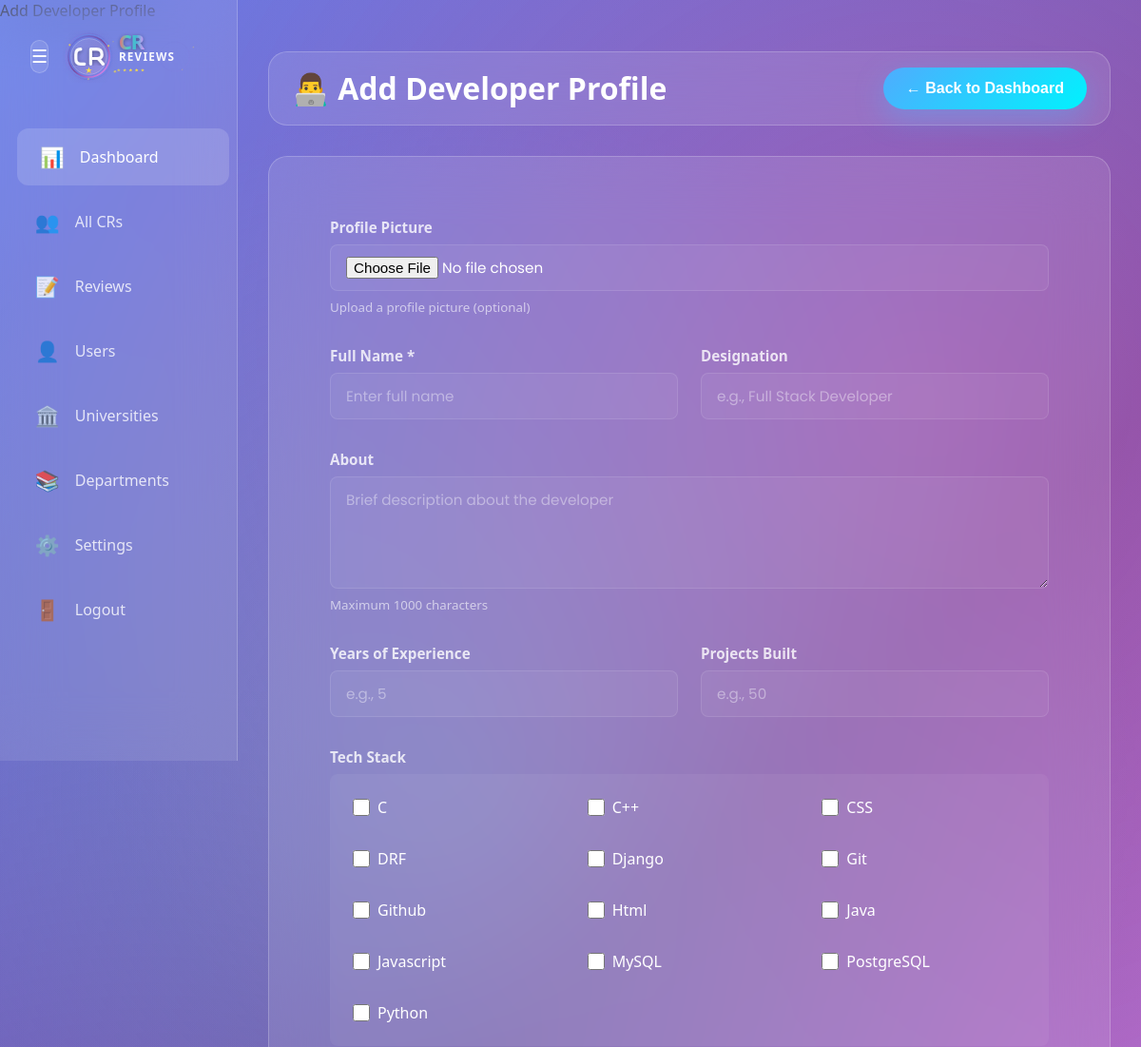
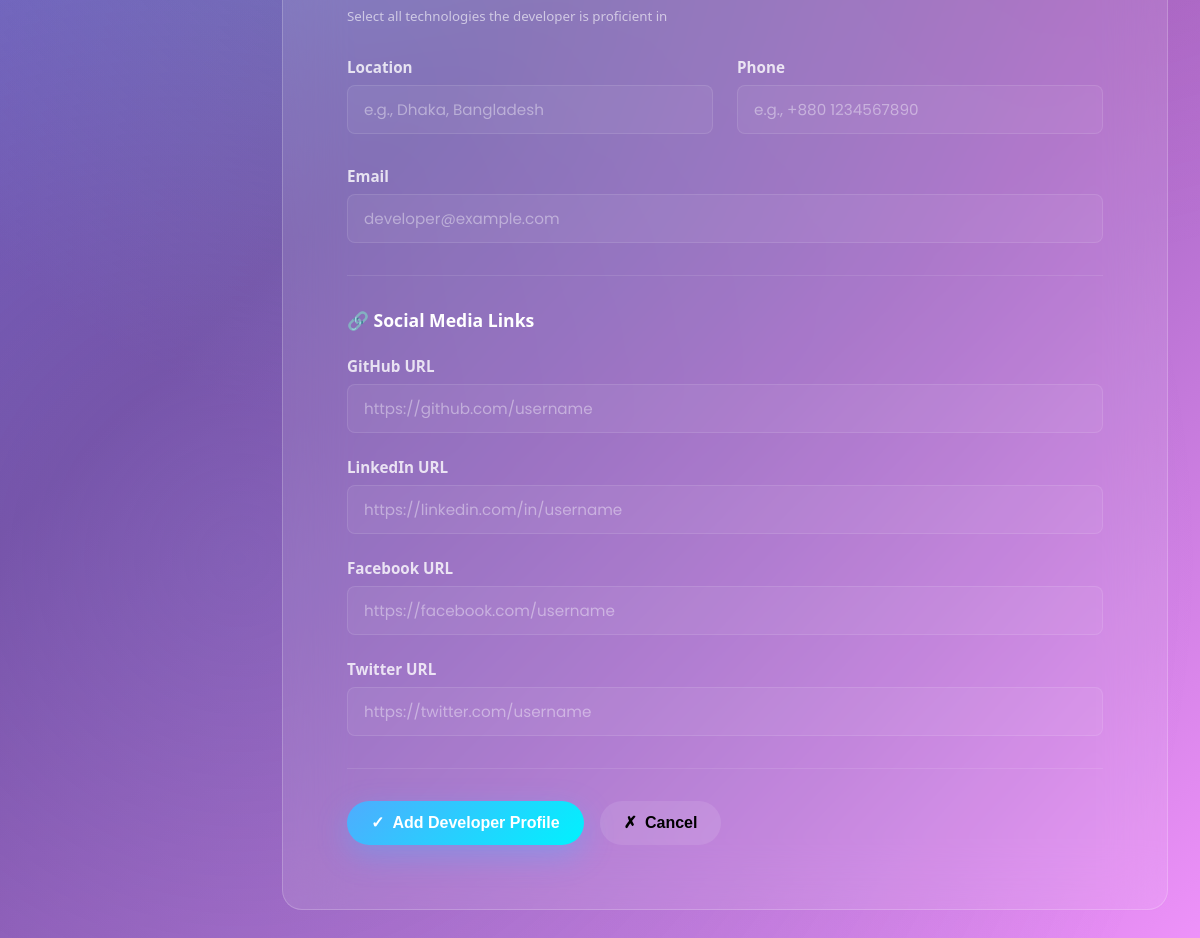
The page /admin_dashboard/developer/add/ (signed in) on the database its author committed (2 pictures, top to bottom).
### admin_dashboard/models.py (models this page shows, shortened)
class Teck_Stack(models.Model):
    title = models.CharField(max_length=100)
    created_at = models.DateTimeField(auto_now_add=True)
    is_read = models.BooleanField(default=False)
    class Meta:
        ordering = ['title']

### admin_dashboard/views.py (the view, shortened to what this page needs)
# urls.py: path('admin_dashboard/developer/add/', add_developer_profile, name='add_developer_profile'),
@staff_member_required
def add_developer_profile(request):
    tech_stacks = Teck_Stack.objects.all()
    context = {
        'tech_stacks': tech_stacks,
        'title': 'Add Developer Profile',
    }
    return render(request, 'admin_dashboard/add_developer_profile.html', context)

### templates/admin_dashboard/add_developer_profile.html (shortened to what this page needs)
{% load static %}
{% block content %}
<link rel="stylesheet" href="{% static 'style.css' %}">
<link rel="stylesheet" href="{% static 'admin_dashboard/admin_dashboard.css' %}">
<div class="dashboard-container1">
    {% include 'admin_dashboard/sidebar.html' %}
    <main class="main-content1">
        <div class="top-bar1">
            <h1 class="page-title1">👨‍💻 Add Developer Profile</h1>
            <button class="btn1 btn-primary1" onclick="window.location.href='{% url 'admin_dashboard' %}'">
                <span>← Back to Dashboard</span>
            </button>
        </div>
        <div class="dashboard-card1" style="max-width: 900px; margin: 2rem auto;">
            <form method="POST" enctype="multipart/form-data" style="padding: 2rem;">
                <div style="display: grid; gap: 2rem;">
                    <div>
                        <label class="form-label1">Profile Picture</label>
                        <input type="file" name="profile_picture" accept="image/*" class="form-input1">
                        <small style="color: rgba(255,255,255,0.6); display: block; margin-top: 0.5rem;">
                            Upload a profile picture (optional)
                        </small>
                    </div>
                    <div style="display: grid; grid-template-columns: 1fr 1fr; gap: 1.5rem;">
                        <div>
                            <label class="form-label1">Full Name *</label>
                            <input type="text" name="name" required class="form-input1"
                                   placeholder="Enter full name">
                        </div>
                        <div>
                            <label class="form-label1">Designation</label>
                            <input type="text" name="degisnation" class="form-input1"
                                   placeholder="e.g., Full Stack Developer">
                        </div>
                    </div>
                    <div>
                        <label class="form-label1">About</label>
                        <textarea name="about" rows="4" class="form-input1"
                                  placeholder="Brief description about the developer"
                                  maxlength="1000"></textarea>
                        <small style="color: rgba(255,255,255,0.6); display: block; margin-top: 0.5rem;">
                            Maximum 1000 characters
                        </small>
                    </div>
                    <div style="display: grid; grid-template-columns: 1fr 1fr; gap: 1.5rem;">
                        <div>
                            <label class="form-label1">Years of Experience</label>
                            <input type="number" name="years_of_experience" min="0" class="form-input1"
                                   placeholder="e.g., 5">
                        </div>
                        <div>
                            <label class="form-label1">Projects Built</label>
                            <input type="number" name="projects_built" min="0" class="form-input1"
                                   placeholder="e.g., 50">
                        </div>
                    </div>
                    <div>
                        <label class="form-label1">Tech Stack</label>
                        <div style="display: grid; grid-template-columns: repeat(auto-fill, minmax(200px, 1fr)); gap: 1rem;
                                    max-height: 300px; overflow-y: auto; padding: 1rem;
                                    background: rgba(255,255,255,0.05); border-radius: 8px;">
                            {% for tech in tech_stacks %}
                            <label style="display: flex; align-items: center; gap: 0.5rem; cursor: pointer;
                                          color: white; padding: 0.5rem; border-radius: 6px;
                                          transition: background 0.3s;">
                                <input type="checkbox" name="tech_stack" value="{{ tech.id }}"
                                       style="width: 18px; height: 18px; cursor: pointer;">
                                <span>{{ tech.title }}</span>
                            </label>
                            {% empty %}
                            <p style="color: rgba(255,255,255,0.6); grid-column: 1/-1;">
                                No technologies available. Please add technologies first.
                            </p>
                            {% endfor %}
                        </div>
                        <small style="color: rgba(255,255,255,0.6); display: block; margin-top: 0.5rem;">
                            Select all technologies the developer is proficient in
                        </small>
                    </div>
                    <div style="display: grid; grid-template-columns: 1fr 1fr; gap: 1.5rem;">
                        <div>
                            <label class="form-label1">Location</label>
                            <input type="text" name="location" class="form-input1"
                                   placeholder="e.g., Dhaka, Bangladesh">
                        </div>
                        <div>
                            <label class="form-label1">Phone</label>
                            <input type="tel" name="phone" class="form-input1"
                                   placeholder="e.g., +880 1234567890" maxlength="30">
                        </div>
                    </div>
                    <div>
                        <label class="form-label1">Email</label>
                        <input type="email" name="email" class="form-input1"
                               placeholder="developer@example.com">
                    </div>
                    <div style="border-top: 1px solid rgba(255,255,255,0.1); padding-top: 2rem;">
                        <h3 style="color: white; margin-bottom: 1.5rem; font-size: 1.1rem;">
                            🔗 Social Media Links
                        </h3>
                        <div style="display: grid; gap: 1.5rem;">
                            <div>
                                <label class="form-label1">GitHub URL</label>
                                <input type="url" name="github_url" class="form-input1"
                                       placeholder="https://github.com/username">
                            </div>
                            <div>
                                <label class="form-label1">LinkedIn URL</label>
                                <input type="url" name="linkedin_url" class="form-input1"
                                       placeholder="https://linkedin.com/in/username">
                            </div>
                            <div>
                                <label class="form-label1">Facebook URL</label>
                                <input type="url" name="facebook_url" class="form-input1"
                                       placeholder="https://facebook.com/username">
                            </div>
                            <div>
                                <label class="form-label1">Twitter URL</label>
                                <input type="url" name="twitter_url" class="form-input1"
                                       placeholder="https://twitter.com/username">
                            </div>
                        </div>
                    </div>
                    <div style="display: flex; gap: 1rem; padding-top: 2rem; border-top: 1px solid rgba(255,255,255,0.1);">
                        <button type="submit" class="btn1 btn-primary1">
                            <span>✓</span>
                            <span>Add Developer Profile</span>
                        </button>
                        <button type="button" class="btn1" onclick="window.location.href='{% url 'admin_dashboard' %}'"
                                style="background: rgba(255,255,255,0.1);">
                            <span>✗</span>
                            <span>Cancel</span>
                        </button>
                    </div>
                </div>
            </form>
        </div>
    </main>
</div>
{% endblock content %}

### static/style.css (style rules this page uses)
* { margin: 0; padding: 0; box-sizing: border-box; }

### static/admin_dashboard/admin_dashboard.css (style rules this page uses)
.dashboard-container1 { display: flex; min-height: 100vh; width: 100%; }
.main-content1 { flex: 1; margin-left: 250px; padding: 2rem; transition: all 0.3s ease; width: calc(100% - 280px); min-height: 100vh; }
.top-bar1 { display: flex; justify-content: space-between; align-items: center; margin-bottom: 2rem; background: rgba(255, 255, 255, 0.1); backdrop-filter: blur(30px); padding: 1rem 1.5rem; border-radius: 20px; border: 1px solid rgba(255, 255, 255, 0.2); flex-wrap: wrap; gap: 1rem; }
.page-title1 { color: white; font-size: 2rem; font-weight: 700; }
.btn1 { padding: 0.8rem 1.5rem; border-radius: 50px; border: none; cursor: pointer; font-weight: 600; transition: all 0.3s ease; display: inline-flex; align-items: center; gap: 0.5rem; font-size: 1rem; }
.btn-primary1 { background: linear-gradient(135deg, #4facfe, #00f2fe); color: white; box-shadow: 0 10px 30px rgba(79, 172, 254, 0.4); }
.dashboard-card1 { background: rgba(255, 255, 255, 0.1); backdrop-filter: blur(30px); border-radius: 20px; padding: 2rem; border: 1px solid rgba(255, 255, 255, 0.2); margin-bottom: 2rem; }
.form-input1 { width: 100%; padding: 0.8rem 1.5rem; color: black; border-radius: 12px; border: 1px solid rgba(255, 255, 255, 0.2); background: rgba(255, 255, 255, 0.05); font-family: 'Poppins', sans-serif; }
.form-input1::placeholder { color: rgba(255, 255, 255, 0.5); }
.form-label1 { color: rgba(255, 255, 255, 0.8); display: block; margin-bottom: 0.5rem; font-weight: 500; }

### templates/admin_dashboard/add_developer_profile.html (style rules this page uses)
.form-label1 { display: block; color: rgba(255,255,255,0.8); font-weight: 600; margin-bottom: 0.5rem; font-size: 0.95rem; }
.form-input1 { width: 100%; padding: 0.75rem 1rem; background: rgba(255,255,255,0.05); border: 1px solid rgba(255,255,255,0.1); border-radius: 8px; color: white; font-size: 0.95rem; transition: all 0.3s; }
.form-input1::placeholder { color: rgba(255,255,255,0.4); }
textarea.form-input1 { resize: vertical; min-height: 100px; }

### rows shown on the page
Teck_Stack: title "C"
Teck_Stack: title "C++"
Teck_Stack: title "CSS"
Teck_Stack: title "DRF"
Teck_Stack: title "Django"
Teck_Stack: title "Git"
Teck_Stack: title "Github"
Teck_Stack: title "Html"
Teck_Stack: title "Java"
Teck_Stack: title "Javascript"
Teck_Stack: title "MySQL"
Teck_Stack: title "PostgreSQL"
Teck_Stack: title "Python"
